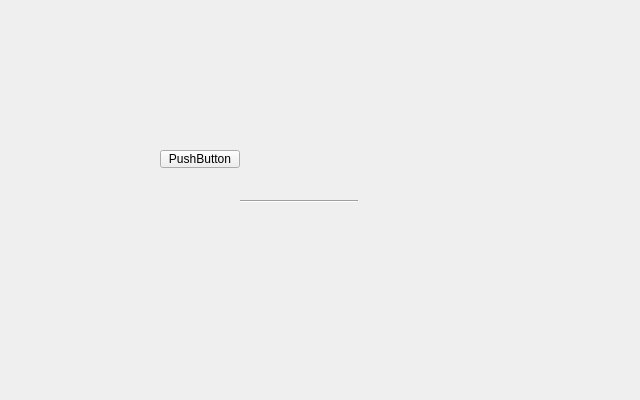
<?xml version="1.0" encoding="UTF-8"?>
<ui version="4.0">
 <class>Widget</class>
 <widget class="QWidget" name="Widget">
  <property name="geometry">
   <rect>
    <x>0</x>
    <y>0</y>
    <width>640</width>
    <height>400</height>
   </rect>
  </property>
  <property name="minimumSize">
   <size>
    <width>640</width>
    <height>400</height>
   </size>
  </property>
  <property name="windowTitle">
   <string>Widget</string>
  </property>
  <widget class="QPushButton" name="pushButton">
   <property name="geometry">
    <rect>
     <x>160</x>
     <y>150</y>
     <width>80</width>
     <height>18</height>
    </rect>
   </property>
   <property name="text">
    <string>PushButton</string>
   </property>
  </widget>
  <widget class="Line" name="line">
   <property name="geometry">
    <rect>
     <x>240</x>
     <y>200</y>
     <width>118</width>
     <height>3</height>
    </rect>
   </property>
   <property name="orientation">
    <enum>Qt::Horizontal</enum>
   </property>
  </widget>
 </widget>
 <layoutdefault spacing="6" margin="11"/>
 <resources/>
 <connections>
  <connection>
   <sender>pushButton</sender>
   <signal>clicked()</signal>
   <receiver>Widget</receiver>
   <slot>showMaximized()</slot>
   <hints>
    <hint type="sourcelabel">
     <x>199</x>
     <y>158</y>
    </hint>
    <hint type="destinationlabel">
     <x>283</x>
     <y>283</y>
    </hint>
   </hints>
  </connection>
 </connections>
</ui>
